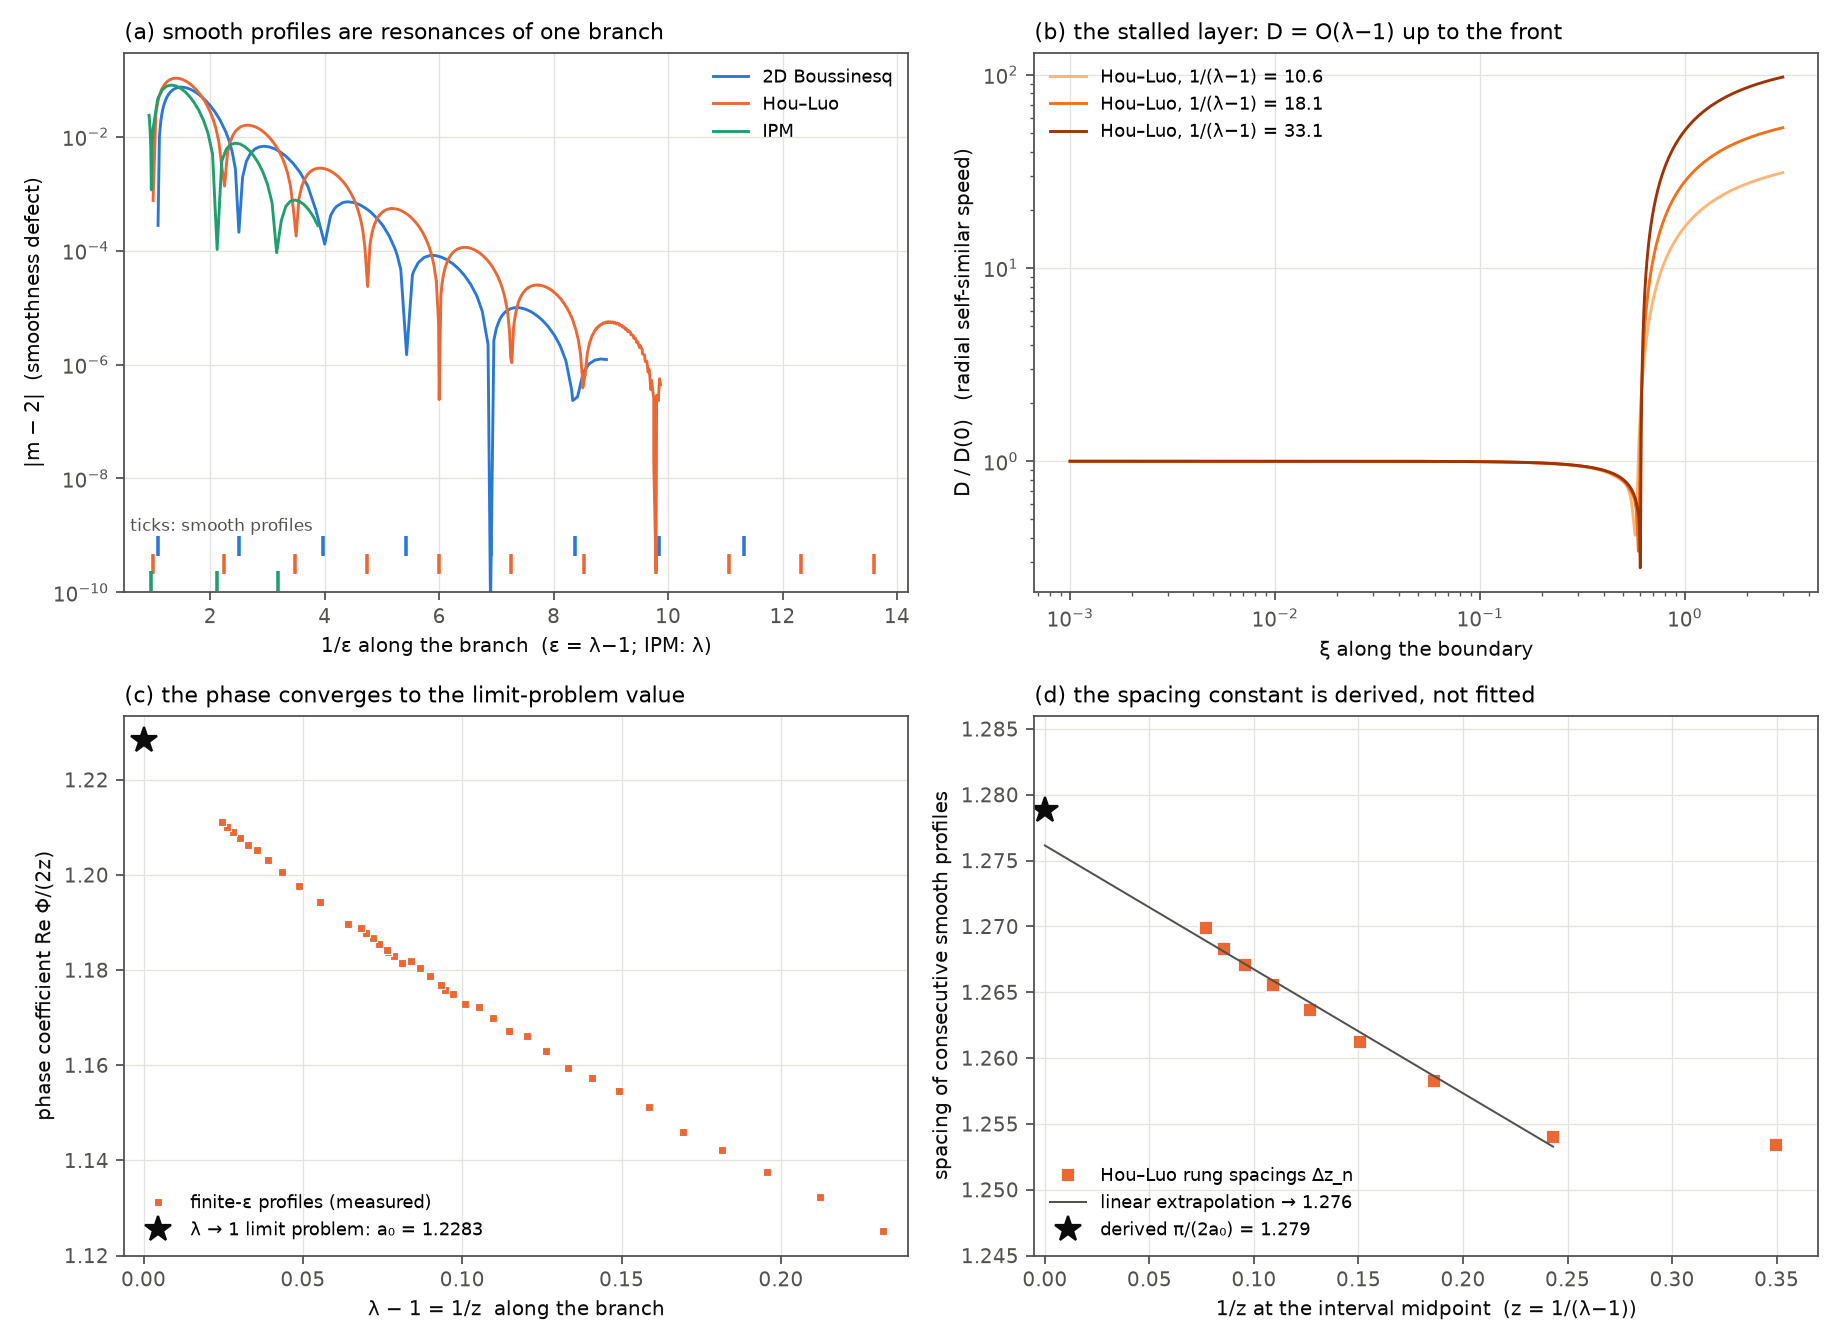

Reproduce this figure in Python.
"""Fig. 2: one branch, one phase.
(a) The smoothness defect |m − 2| along the continuous branch of least-singular profiles. Smooth profiles are its
    zeros: a resonance every half-turn of the phase (2D Boussinesq, Hou–Luo, IPM).
(b) The stalled layer that carries the phase: D/D(0) along the boundary of deep Hou–Luo profiles.
(c) The phase coefficient Re εΦ measured on the finite-ε profiles converges to the value a₀ = 1.2283 of the
    λ → 1 limit problem (ASYMPTOTICS §8).
(d) The rung spacing converges to the derived π/(2a₀) = 1.279."""
import numpy as np, glob, re, contextlib, io
import matplotlib; matplotlib.use("Agg")
import matplotlib.pyplot as plt
with contextlib.redirect_stdout(io.StringIO()):
    from ladder_fit import bq_lam, hl_lam

INK, MUTED, GRID = '#0b0b0b', '#52514e', '#e4e3df'
COL = {'2D Boussinesq': '#2a78d6', 'Hou–Luo': '#eb6834', 'IPM': '#1f9e6e'}
plt.rcParams.update({'font.size': 9, 'axes.edgecolor': MUTED, 'axes.labelcolor': INK, 'xtick.color': MUTED,
                     'ytick.color': MUTED, 'axes.grid': True, 'grid.color': GRID, 'grid.linewidth': 0.6})
A0 = 1.2283                                      # Re a₀ of the Ω_f → ∞ limit problem (hl_limit_table.txt)


def load(pattern, ipm=False):
    D = np.vstack([r for r in (np.load(f) for f in sorted(glob.glob(pattern))) if r.ndim == 2 and len(r)])
    z = 1 / D[:, 0] if ipm else 1 / (D[:, 0] - 1)
    o = np.argsort(z); z, f = z[o], (D[:, 2] - 2)[o]
    _, iu = np.unique(np.round(z, 7), return_index=True)
    return z[iu], f[iu]


hl_all = list(hl_lam) + [1.08113374, 1.07355524]
rungs = {"2D Boussinesq": [1 / (l - 1) for l in bq_lam], "Hou–Luo": [1 / (l - 1) for l in hl_all],
         "IPM": sorted(1 / float(m.group(1)) for f in glob.glob("ipm_rung[0-9].out") for line in open(f)
                       for m in [re.search(r"CROSSING .*: λ = ([0-9.]+)", line)] if m)}
fig, ax = plt.subplots(2, 2, figsize=(11.5, 8.4))
a = ax[0, 0]
for name, pat, ipm, zmax, yr in (("2D Boussinesq", "scan2_[ABCF].npy", False, 9.0, 4e-10),
                                 ("Hou–Luo", "hl_scan_[DE].npy", False, 9.9, 2e-10),
                                 ("IPM", "ipm_branch_*.npy", True, 99, 1e-10)):
    z, f = load(pat, ipm)
    k = (z > 0.9) & (z < zmax) & (np.abs(f) > 0)
    a.semilogy(z[k], np.abs(f[k]), '-', color=COL[name], lw=1.3, label=name)
    a.plot(rungs[name], [yr * 1.6] * len(rungs[name]), '|', color=COL[name], ms=9, mew=1.6)
a.set_ylim(1e-10, 0.3); a.set_xlim(0.5, 14.2)
a.set_xlabel('1/ε along the branch  (ε = λ−1; IPM: λ)'); a.set_ylabel('|m − 2|  (smoothness defect)')
a.set_title('(a) smooth profiles are resonances of one branch', loc='left', fontsize=10)
a.legend(fontsize=8, frameon=False, loc='upper right')
a.text(0.6, 1.2e-9, 'ticks: smooth profiles', fontsize=7.5, color=MUTED)

b = ax[0, 1]
try:
    from hl_solver import HL
    for f, col in (("hl_q_Fc_lam1.09469700.npy", 0.35), ("hl_q_Fc_lam1.05537100.npy", 0.6), ("hl_q_Fc_lam1.03024804.npy", 0.9)):
        lam = float(re.search(r'lam([0-9.]+?)\.npy', f).group(1))
        S = HL(lam, N=65536, L1=25, L2=75, eta_start=-20); r = S.march(S.full(np.load(f)))
        xi = np.exp(S.eta); sel = (xi > 1e-3) & (xi < 3)
        b.semilogy(xi[sel], (r['D'] / r['eps'])[sel], color=plt.cm.Oranges(col), lw=1.3,
                   label=f'Hou–Luo, 1/(λ−1) = {1 / (lam - 1):.1f}')
except Exception as e:
    b.text(0.5, 0.5, f'HL states unavailable ({e})', transform=b.transAxes, ha='center')
b.set_xscale('log'); b.set_xlabel('ξ along the boundary'); b.set_ylabel('D / D(0)   (radial self-similar speed)')
b.set_title('(b) the stalled layer: D = O(λ−1) up to the front', loc='left', fontsize=10)
b.legend(fontsize=8, frameon=False, loc='upper left')

c = ax[1, 0]
rows = [(float(m.group(1)), float(m.group(2)), float(m.group(3))) for line in open("hl_wkb2.out")
        for m in [re.search(r"z=\s*([\d.]+) ε=([\d.]+) εΦ_cut=([\d.]+)", line)] if m]
eps = np.array([1 / r[0] for r in rows]); ph = np.array([r[2] for r in rows])
c.plot(eps, ph, 's', color=COL['Hou–Luo'], ms=4, mec='white', mew=0.5, label='finite-ε profiles (measured)')
c.plot([0], [A0], '*', color=INK, ms=12, label=f'λ → 1 limit problem: a₀ = {A0}')
c.set_xlim(-0.006, 0.24); c.set_xlabel('λ − 1 = 1/z  along the branch'); c.set_ylabel('phase coefficient Re Φ/(2z)')
c.set_title('(c) the phase converges to the limit-problem value', loc='left', fontsize=10)
c.legend(fontsize=8, frameon=False, loc='lower left')

d = ax[1, 1]
z = np.array([1 / (l - 1) for l in hl_all]); dz = np.diff(z); zm = 0.5 * (z[1:] + z[:-1])
d.plot(1 / zm, dz, 's', color=COL['Hou–Luo'], ms=6, mec='white', mew=0.8, label='Hou–Luo rung spacings Δz_n')
pp = np.polyfit(1 / zm[2:], dz[2:], 1); xx = np.linspace(0, 1 / zm[2], 20)
d.plot(xx, np.polyval(pp, xx), '-', color=MUTED, lw=0.9, label=f'linear extrapolation → {pp[1]:.3f}')
d.plot([0], [np.pi / (2 * A0)], '*', color=INK, ms=12, label=f'derived π/(2a₀) = {np.pi / (2 * A0):.3f}')
d.set_xlim(-0.005, 0.37); d.set_ylim(1.245, 1.286)
d.set_xlabel('1/z at the interval midpoint  (z = 1/(λ−1))'); d.set_ylabel('spacing of consecutive smooth profiles')
d.set_title('(d) the spacing constant is derived, not fitted', loc='left', fontsize=10)
d.legend(fontsize=8, frameon=False, loc='lower left')
plt.tight_layout(); plt.savefig('fig_mechanism.png', dpi=160)
print('saved fig_mechanism.png')
